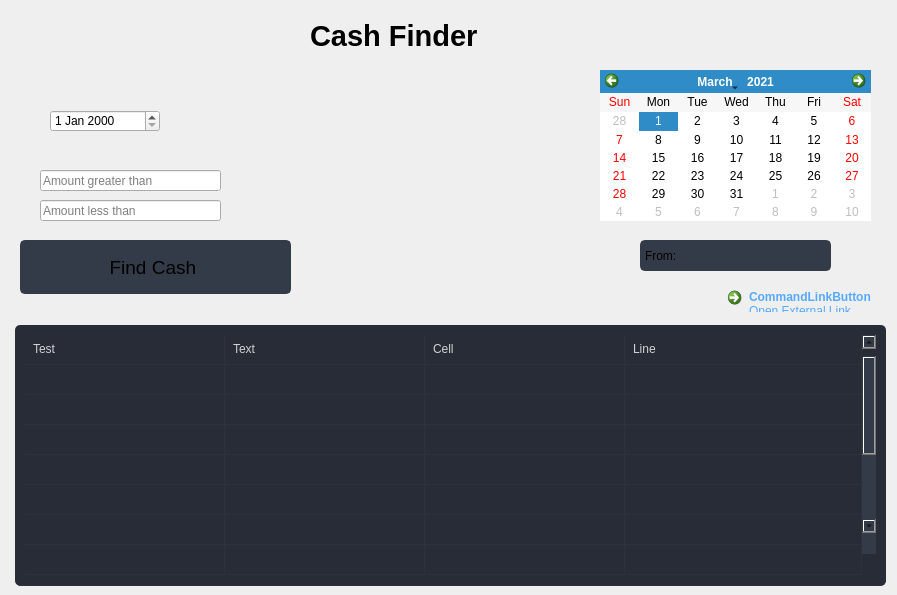
                  <widget class="QWidget" name="page_cash">
                   <widget class="QCalendarWidget" name="cash_calendar">
                    <property name="geometry">
                     <rect>
                      <x>600</x>
                      <y>70</y>
                      <width>271</width>
                      <height>151</height>
                     </rect>
                    </property>
                    <property name="mouseTracking">
                     <bool>true</bool>
                    </property>
                    <property name="tabletTracking">
                     <bool>true</bool>
                    </property>
                    <property name="autoFillBackground">
                     <bool>false</bool>
                    </property>
                    <property name="selectedDate">
                     <date>
                      <year>2021</year>
                      <month>3</month>
                      <day>1</day>
                     </date>
                    </property>
                    <property name="firstDayOfWeek">
                     <enum>Qt::Sunday</enum>
                    </property>
                    <property name="gridVisible">
                     <bool>false</bool>
                    </property>
                    <property name="horizontalHeaderFormat">
                     <enum>QCalendarWidget::ShortDayNames</enum>
                    </property>
                    <property name="verticalHeaderFormat">
                     <enum>QCalendarWidget::NoVerticalHeader</enum>
                    </property>
                    <property name="navigationBarVisible">
                     <bool>true</bool>
                    </property>
                    <property name="dateEditEnabled">
                     <bool>true</bool>
                    </property>
                   </widget>
                   <widget class="QCommandLinkButton" name="commandLinkButton_2">
                    <property name="geometry">
                     <rect>
                      <x>720</x>
                      <y>280</y>
                      <width>168</width>
                      <height>42</height>
                     </rect>
                    </property>
                    <property name="styleSheet">
                     <string notr="true">QCommandLinkButton {	
	color: rgb(85, 170, 255);
	border-radius: 5px;
	padding: 5px;
}
QCommandLinkButton:hover {	
	color: rgb(210, 210, 210);
	background-color: rgb(44, 49, 60);
}
QCommandLinkButton:pressed {	
	color: rgb(210, 210, 210);
	background-color: rgb(52, 58, 71);
}</string>
                    </property>
                    <property name="text">
                     <string>CommandLinkButton</string>
                    </property>
                    <property name="icon">
                     <iconset resource="files.qrc">
                      <normaloff>:/16x16/icons/16x16/cil-link.png</normaloff>:/16x16/icons/16x16/cil-link.png</iconset>
                    </property>
                    <property name="description">
                     <string>Open External Link</string>
                    </property>
                   </widget>
                   <widget class="QLabel" name="labelBoxBlenderInstalation_13">
                    <property name="enabled">
                     <bool>true</bool>
                    </property>
                    <property name="geometry">
                     <rect>
                      <x>310</x>
                      <y>10</y>
                      <width>431</width>
                      <height>51</height>
                     </rect>
                    </property>
                    <property name="font">
                     <font>
                      <family>Segoe UI</family>
                      <pointsize>22</pointsize>
                      <weight>75</weight>
                      <bold>true</bold>
                     </font>
                    </property>
                    <property name="styleSheet">
                     <string notr="true"/>
                    </property>
                    <property name="text">
                     <string>Cash Finder</string>
                    </property>
                   </widget>
                   <widget class="QPushButton" name="pushButton_19">
                    <property name="geometry">
                     <rect>
                      <x>20</x>
                      <y>240</y>
                      <width>271</width>
                      <height>54</height>
                     </rect>
                    </property>
                    <property name="font">
                     <font>
                      <pointsize>14</pointsize>
                     </font>
                    </property>
                    <property name="styleSheet">
                     <string notr="true">QPushButton {
	border: 2px solid rgb(52, 59, 72);
	border-radius: 5px;	
	background-color: rgb(52, 59, 72);
}
QPushButton:hover {
	background-color: rgb(57, 65, 80);
	border: 2px solid rgb(61, 70, 86);
}
QPushButton:pressed {	
	background-color: rgb(35, 40, 4rgb(64, 152, 255)9);
	border: 2px solid rgb(43, 50, 61);
}</string>
                    </property>
                    <property name="text">
                     <string>Find Cash </string>
                    </property>
                    <property name="icon">
                     <iconset resource="files.qrc">
                      <normaloff>:/20x20/icons/20x20/cil-reload.png</normaloff>:/20x20/icons/20x20/cil-reload.png</iconset>
                    </property>
                    <property name="iconSize">
                     <size>
                      <width>50</width>
                      <height>50</height>
                     </size>
                    </property>
                   </widget>
                   <widget class="QLabel" name="calendar_label">
                    <property name="geometry">
                     <rect>
                      <x>640</x>
                      <y>240</y>
                      <width>191</width>
                      <height>31</height>
                     </rect>
                    </property>
                    <property name="styleSheet">
                     <string notr="true">QLabel {
	border: 2px solid rgb(52, 59, 72);
	border-radius: 5px;	
	background-color: rgb(52, 59, 72);
}
QPushButton:hover {
	background-color: rgb(57, 65, 80);
	border: 2px solid rgb(61, 70, 86);
}
QPushButton:pressed {	
	background-color: rgb(35, 40, 49);
	border: 2px solid rgb(43, 50, 61);
}</string>
                    </property>
                    <property name="text">
                     <string>From:</string>
                    </property>
                   </widget>
                   <widget class="QDateEdit" name="dateEdit">
                    <property name="geometry">
                     <rect>
                      <x>50</x>
                      <y>110</y>
                      <width>110</width>
                      <height>22</height>
                     </rect>
                    </property>
                   </widget>
                   <widget class="QLineEdit" name="lineEdit_12">
                    <property name="geometry">
                     <rect>
                      <x>40</x>
                      <y>170</y>
                      <width>181</width>
                      <height>21</height>
                     </rect>
                    </property>
                    <property name="placeholderText">
                     <string>Amount greater than</string>
                    </property>
                   </widget>
                   <widget class="QLineEdit" name="lineEdit_13">
                    <property name="geometry">
                     <rect>
                      <x>40</x>
                      <y>200</y>
                      <width>181</width>
                      <height>21</height>
                     </rect>
                    </property>
                    <property name="placeholderText">
                     <string>Amount less than</string>
                    </property>
                   </widget>
                   <widget class="QTableWidget" name="cashTableWidget">
                    <property name="geometry">
                     <rect>
                      <x>15</x>
                      <y>325</y>
                      <width>871</width>
                      <height>261</height>
                     </rect>
                    </property>
                    <property name="sizePolicy">
                     <sizepolicy hsizetype="Expanding" vsizetype="Expanding">
                      <horstretch>0</horstretch>
                      <verstretch>0</verstretch>
                     </sizepolicy>
                    </property>
                    <property name="palette">
                     <palette>
                      <active>
                       <colorrole role="WindowText">
                        <brush brushstyle="SolidPattern">
                         <color alpha="255">
                          <red>210</red>
                          <green>210</green>
                          <blue>210</blue>
                         </color>
                        </brush>
                       </colorrole>
                       <colorrole role="Button">
                        <brush brushstyle="SolidPattern">
                         <color alpha="255">
                          <red>39</red>
                          <green>44</green>
                          <blue>54</blue>
                         </color>
                        </brush>
                       </colorrole>
                       <colorrole role="Text">
                        <brush brushstyle="SolidPattern">
                         <color alpha="255">
                          <red>210</red>
                          <green>210</green>
                          <blue>210</blue>
                         </color>
                        </brush>
                       </colorrole>
                       <colorrole role="ButtonText">
                        <brush brushstyle="SolidPattern">
                         <color alpha="255">
                          <red>210</red>
                          <green>210</green>
                          <blue>210</blue>
                         </color>
                        </brush>
                       </colorrole>
                       <colorrole role="Base">
                        <brush brushstyle="SolidPattern">
                         <color alpha="255">
                          <red>39</red>
                          <green>44</green>
                          <blue>54</blue>
                         </color>
                        </brush>
                       </colorrole>
                       <colorrole role="Window">
                        <brush brushstyle="SolidPattern">
                         <color alpha="255">
                          <red>39</red>
                          <green>44</green>
                          <blue>54</blue>
                         </color>
                        </brush>
                       </colorrole>
                       <colorrole role="PlaceholderText">
                        <brush brushstyle="NoBrush">
                         <color alpha="128">
                          <red>210</red>
                          <green>210</green>
                          <blue>210</blue>
                         </color>
                        </brush>
                       </colorrole>
                      </active>
                      <inactive>
                       <colorrole role="WindowText">
                        <brush brushstyle="SolidPattern">
                         <color alpha="255">
                          <red>210</red>
                          <green>210</green>
                          <blue>210</blue>
                         </color>
                        </brush>
                       </colorrole>
                       <colorrole role="Button">
                        <brush brushstyle="SolidPattern">
                         <color alpha="255">
                          <red>39</red>
                          <green>44</green>
                          <blue>54</blue>
                         </color>
                        </brush>
                       </colorrole>
                       <colorrole role="Text">
                        <brush brushstyle="SolidPattern">
                         <color alpha="255">
                          <red>210</red>
                          <green>210</green>
                          <blue>210</blue>
                         </color>
                        </brush>
                       </colorrole>
                       <colorrole role="ButtonText">
                        <brush brushstyle="SolidPattern">
                         <color alpha="255">
                          <red>210</red>
                          <green>210</green>
                          <blue>210</blue>
                         </color>
                        </brush>
                       </colorrole>
                       <colorrole role="Base">
                        <brush brushstyle="SolidPattern">
                         <color alpha="255">
                          <red>39</red>
                          <green>44</green>
                          <blue>54</blue>
                         </color>
                        </brush>
                       </colorrole>
                       <colorrole role="Window">
                        <brush brushstyle="SolidPattern">
                         <color alpha="255">
                          <red>39</red>
                          <green>44</green>
                          <blue>54</blue>
                         </color>
                        </brush>
                       </colorrole>
                       <colorrole role="PlaceholderText">
                        <brush brushstyle="NoBrush">
                         <color alpha="128">
                          <red>210</red>
                          <green>210</green>
                          <blue>210</blue>
                         </color>
                        </brush>
                       </colorrole>
                      </inactive>
                      <disabled>
                       <colorrole role="WindowText">
                        <brush brushstyle="SolidPattern">
                         <color alpha="255">
                          <red>210</red>
                          <green>210</green>
                          <blue>210</blue>
                         </color>
                        </brush>
                       </colorrole>
                       <colorrole role="Button">
                        <brush brushstyle="SolidPattern">
                         <color alpha="255">
                          <red>39</red>
                          <green>44</green>
                          <blue>54</blue>
                         </color>
                        </brush>
                       </colorrole>
                       <colorrole role="Text">
                        <brush brushstyle="SolidPattern">
                         <color alpha="255">
                          <red>210</red>
                          <green>210</green>
                          <blue>210</blue>
                         </color>
                        </brush>
                       </colorrole>
                       <colorrole role="ButtonText">
                        <brush brushstyle="SolidPattern">
                         <color alpha="255">
                          <red>210</red>
                          <green>210</green>
                          <blue>210</blue>
                         </color>
                        </brush>
                       </colorrole>
                       <colorrole role="Base">
                        <brush brushstyle="SolidPattern">
                         <color alpha="255">
                          <red>39</red>
                          <green>44</green>
                          <blue>54</blue>
                         </color>
                        </brush>
                       </colorrole>
                       <colorrole role="Window">
                        <brush brushstyle="SolidPattern">
                         <color alpha="255">
                          <red>39</red>
                          <green>44</green>
                          <blue>54</blue>
                         </color>
                        </brush>
                       </colorrole>
                       <colorrole role="PlaceholderText">
                        <brush brushstyle="NoBrush">
                         <color alpha="128">
                          <red>210</red>
                          <green>210</green>
                          <blue>210</blue>
                         </color>
                        </brush>
                       </colorrole>
                      </disabled>
                     </palette>
                    </property>
                    <property name="styleSheet">
                     <string notr="true">QTableWidget {	
	background-color: rgb(39, 44, 54);
	padding: 10px;
	border-radius: 5px;
	gridline-color: rgb(44, 49, 60);
	border-bottom: 1px solid rgb(44, 49, 60);
}
QTableWidget::item{
	border-color: rgb(44, 49, 60);
	padding-left: 5px;
	padding-right: 5px;
	gridline-color: rgb(44, 49, 60);
}
QTableWidget::item:selected{
	background-color: rgb(85, 170, 255);
}
QScrollBar:horizontal {
    border: none;
    background: rgb(52, 59, 72);
    height: 14px;
    margin: 0px 21px 0 21px;
	border-radius: 0px;
}
 QScrollBar:vertical {
	border: none;
    background: rgb(52, 59, 72);
    width: 14px;
    margin: 21px 0 21px 0;
	border-radius: 0px;
 }
QHeaderView::section{
	Background-color: rgb(39, 44, 54);
	max-width: 30px;
	border: 1px solid rgb(44, 49, 60);
	border-style: none;
    border-bottom: 1px solid rgb(44, 49, 60);
    border-right: 1px solid rgb(44, 49, 60);
}
QTableWidget::horizontalHeader {	
	background-color: rgb(81, 255, 0);
}
QHeaderView::section:horizontal
{
    border: 1px solid rgb(32, 34, 42);
	background-color: rgb(27, 29, 35);
	padding: 3px;
	border-top-left-radius: 7px;
    border-top-right-radius: 7px;
}
QHeaderView::section:vertical
{
    border: 1px solid rgb(44, 49, 60);
}
</string>
                    </property>
                    <property name="frameShape">
                     <enum>QFrame::NoFrame</enum>
                    </property>
                    <property name="verticalScrollBarPolicy">
                     <enum>Qt::ScrollBarAlwaysOn</enum>
                    </property>
                    <property name="sizeAdjustPolicy">
                     <enum>QAbstractScrollArea::AdjustToContents</enum>
                    </property>
                    <property name="editTriggers">
                     <set>QAbstractItemView::NoEditTriggers</set>
                    </property>
                    <property name="alternatingRowColors">
                     <bool>false</bool>
                    </property>
                    <property name="selectionMode">
                     <enum>QAbstractItemView::SingleSelection</enum>
                    </property>
                    <property name="selectionBehavior">
                     <enum>QAbstractItemView::SelectRows</enum>
                    </property>
                    <property name="showGrid">
                     <bool>true</bool>
                    </property>
                    <property name="gridStyle">
                     <enum>Qt::SolidLine</enum>
                    </property>
                    <property name="sortingEnabled">
                     <bool>false</bool>
                    </property>
                    <attribute name="horizontalHeaderVisible">
                     <bool>false</bool>
                    </attribute>
                    <attribute name="horizontalHeaderCascadingSectionResizes">
                     <bool>true</bool>
                    </attribute>
                    <attribute name="horizontalHeaderDefaultSectionSize">
                     <number>200</number>
                    </attribute>
                    <attribute name="horizontalHeaderStretchLastSection">
                     <bool>true</bool>
                    </attribute>
                    <attribute name="verticalHeaderVisible">
                     <bool>false</bool>
                    </attribute>
                    <attribute name="verticalHeaderCascadingSectionResizes">
                     <bool>false</bool>
                    </attribute>
                    <attribute name="verticalHeaderHighlightSections">
                     <bool>false</bool>
                    </attribute>
                    <attribute name="verticalHeaderStretchLastSection">
                     <bool>true</bool>
                    </attribute>
                    <row>
                     <property name="text">
                      <string>New Row</string>
                     </property>
                     <property name="font">
                      <font>
                       <family>Segoe UI</family>
                      </font>
                     </property>
                    </row>
                    <row>
                     <property name="text">
                      <string>New Row</string>
                     </property>
                    </row>
                    <row>
                     <property name="text">
                      <string>New Row</string>
                     </property>
                    </row>
                    <row>
                     <property name="text">
                      <string>New Row</string>
                     </property>
                    </row>
                    <row>
                     <property name="text">
                      <string>New Row</string>
                     </property>
                    </row>
                    <row>
                     <property name="text">
                      <string>New Row</string>
                     </property>
                    </row>
                    <row>
                     <property name="text">
                      <string>New Row</string>
                     </property>
                    </row>
                    <row>
                     <property name="text">
                      <string>New Row</string>
                     </property>
                    </row>
                    <row>
                     <property name="text">
                      <string>New Row</string>
                     </property>
                    </row>
                    <row>
                     <property name="text">
                      <string>New Row</string>
                     </property>
                    </row>
                    <row>
                     <property name="text">
                      <string>New Row</string>
                     </property>
                    </row>
                    <row>
                     <property name="text">
                      <string>New Row</string>
                     </property>
                    </row>
                    <row>
                     <property name="text">
                      <string>New Row</string>
                     </property>
                    </row>
                    <row>
                     <property name="text">
                      <string>New Row</string>
                     </property>
                    </row>
                    <row>
                     <property name="text">
                      <string>New Row</string>
                     </property>
                    </row>
                    <row>
                     <property name="text">
                      <string>New Row</string>
                     </property>
                    </row>
                    <column>
                     <property name="text">
                      <string>0</string>
                     </property>
                    </column>
                    <column>
                     <property name="text">
                      <string>1</string>
                     </property>
                    </column>
                    <column>
                     <property name="text">
                      <string>2</string>
                     </property>
                    </column>
                    <column>
                     <property name="text">
                      <string>3</string>
                     </property>
                    </column>
                    <item row="0" column="0">
                     <property name="text">
                      <string>Test</string>
                     </property>
                    </item>
                    <item row="0" column="1">
                     <property name="text">
                      <string>Text</string>
                     </property>
                    </item>
                    <item row="0" column="2">
                     <property name="text">
                      <string>Cell</string>
                     </property>
                    </item>
                    <item row="0" column="3">
                     <property name="text">
                      <string>Line</string>
                     </property>
                    </item>
                   </widget>
                  </widget>
